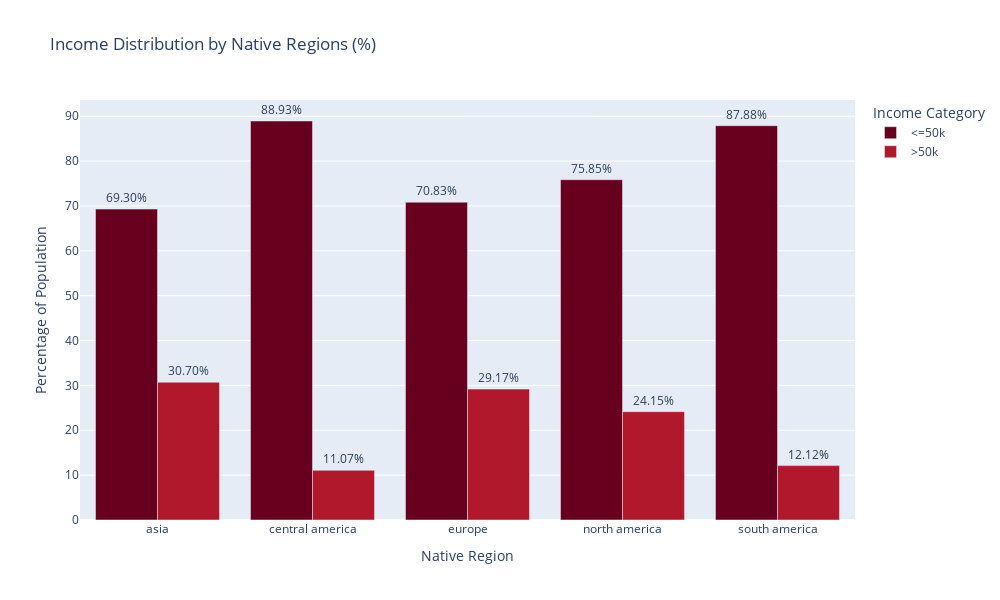

Notebook code for this chart:
### Code cell
fig = px.bar(
    adult_df_income_native_region,  
    x='native_region',
    y='percentage',
    color='income',
    title='Income Distribution by Native Regions (%)',
    barmode='group',
    height=600,
    width=1000,
    color_discrete_sequence=px.colors.sequential.RdBu,
    text='percentage')

fig.update_traces(texttemplate='%{text:.2f}%', textposition='outside') 
fig.update_layout( xaxis_title='Native Region', yaxis_title='Percentage of Population',legend_title='Income Category' )
fig.show()

### Figure 1 — Plotly figure (JSON) as saved in the notebook; plotly's stock layout.template omitted (floating-point values rounded to 4 significant figures)
{"data": [{"alignmentgroup": "True", "hovertemplate": "income=<=50k<br>native_region=%{x}<br>percentage=%{text}<extra></extra>", "legendgroup": "<=50k", "marker": {"color": "rgb(103,0,31)", "pattern": {"shape": ""}}, "name": "<=50k", "offsetgroup": "<=50k", "orientation": "v", "showlegend": true, "text": [69.3, 88.93, 70.83, 75.85, 87.88], "textposition": "outside", "texttemplate": "%{text:.2f}%", "type": "bar", "x": ["asia", "central america", "europe", "north america", "south america"], "xaxis": "x", "y": [69.3, 88.93, 70.83, 75.85, 87.88], "yaxis": "y"}, {"alignmentgroup": "True", "hovertemplate": "income=>50k<br>native_region=%{x}<br>percentage=%{text}<extra></extra>", "legendgroup": ">50k", "marker": {"color": "rgb(178,24,43)", "pattern": {"shape": ""}}, "name": ">50k", "offsetgroup": ">50k", "orientation": "v", "showlegend": true, "text": [30.7, 11.07, 29.17, 24.15, 12.12], "textposition": "outside", "texttemplate": "%{text:.2f}%", "type": "bar", "x": ["asia", "central america", "europe", "north america", "south america"], "xaxis": "x", "y": [30.7, 11.07, 29.17, 24.15, 12.12], "yaxis": "y"}], "layout": {"barmode": "group", "height": 600, "legend": {"title": {"text": "Income Category"}, "tracegroupgap": 0}, "title": {"text": "Income Distribution by Native Regions (%)"}, "width": 1000, "xaxis": {"anchor": "y", "autorange": true, "domain": [0, 1], "range": [-0.5, 4.5], "title": {"text": "Native Region"}, "type": "category"}, "yaxis": {"anchor": "x", "autorange": true, "domain": [0, 1], "range": [0, 93.61], "title": {"text": "Percentage of Population"}, "type": "linear"}}}
